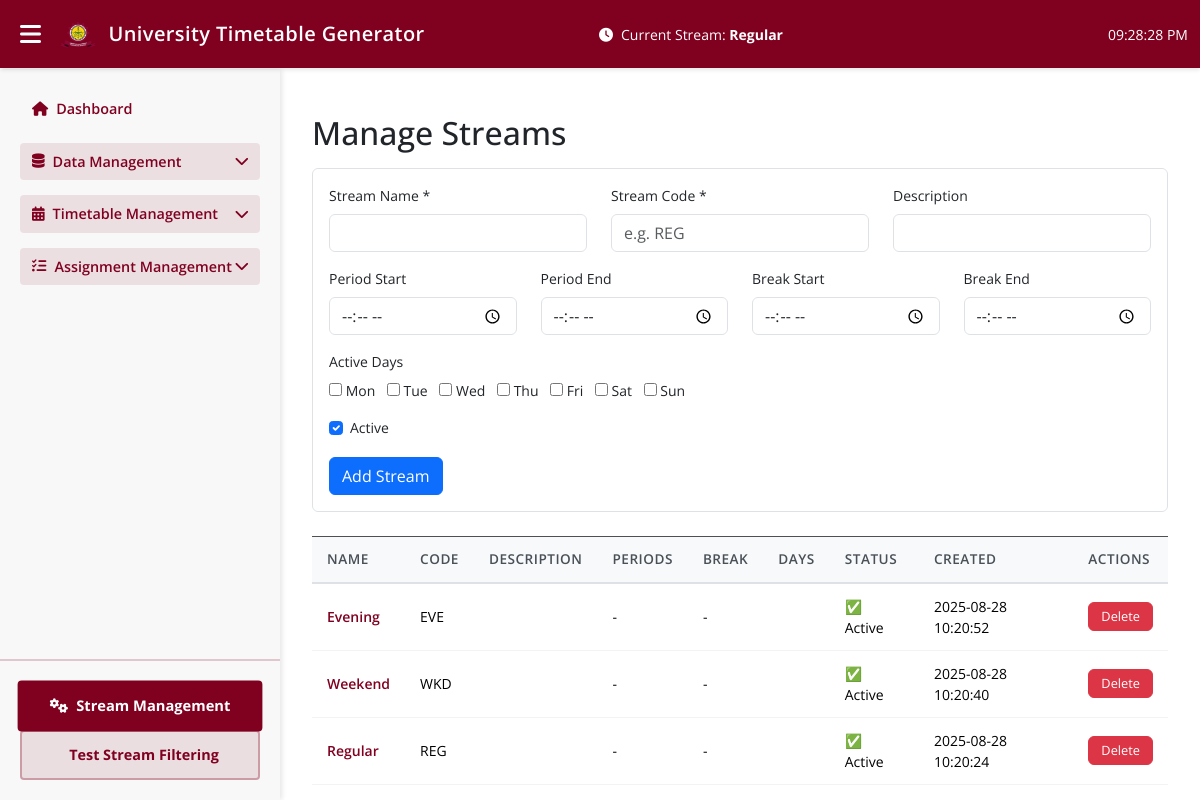
The app's page /streams.php with its own data.
### tables this page shows
CREATE TABLE `streams` (
  `id` int NOT NULL AUTO_INCREMENT,
  `name` varchar(50) NOT NULL,
  `code` varchar(20) NOT NULL,
  `description` text,
  `is_active` tinyint(1) DEFAULT '1',
  `created_at` timestamp NULL DEFAULT CURRENT_TIMESTAMP,
  `updated_at` timestamp NULL DEFAULT CURRENT_TIMESTAMP ON UPDATE CURRENT_TIMESTAMP,
  PRIMARY KEY (`id`),
  UNIQUE KEY `name` (`name`),
  UNIQUE KEY `code` (`code`)
);

### streams.php (the view, shortened to what this page needs)
<?php
include 'includes/header.php';
include 'includes/sidebar.php';
$result = $conn->query("SELECT * FROM streams ORDER BY created_at DESC");
?>
<div class="main-content" id="mainContent">
<div class="container mt-4">
    <h2 class="mb-3">Manage Streams</h2>
    <form method="POST" class="border p-3 rounded mb-4">
        <div class="row">
            <div class="col-md-4 mb-3">
                <label class="form-label">Stream Name *</label>
                <input type="text" name="name" class="form-control" required>
            </div>
            <div class="col-md-4 mb-3">
                <label class="form-label">Stream Code *</label>
                <input type="text" name="code" class="form-control" placeholder="e.g. REG" required>
            </div>
            <div class="col-md-4 mb-3">
                <label class="form-label">Description</label>
                <input type="text" name="description" class="form-control">
            </div>
        </div>
        <div class="row">
            <div class="col-md-3 mb-3">
                <label class="form-label">Period Start</label>
                <input type="time" name="period_start" class="form-control">
            </div>
            <div class="col-md-3 mb-3">
                <label class="form-label">Period End</label>
                <input type="time" name="period_end" class="form-control">
            </div>
            <div class="col-md-3 mb-3">
                <label class="form-label">Break Start</label>
                <input type="time" name="break_start" class="form-control">
            </div>
            <div class="col-md-3 mb-3">
                <label class="form-label">Break End</label>
                <input type="time" name="break_end" class="form-control">
            </div>
        </div>
        <div class="mb-3">
            <label class="form-label">Active Days</label><br>
            <?php foreach (['Mon','Tue','Wed','Thu','Fri','Sat','Sun'] as $day): ?>
                <label class="me-2"><input type="checkbox" name="active_days[]" value="<?= $day; ?>"> <?= $day; ?></label>
            <?php endforeach; ?>
        </div>
        <div class="mb-3 form-check">
            <input type="checkbox" name="is_active" class="form-check-input" id="is_active" checked>
            <label class="form-check-label" for="is_active">Active</label>
        </div>
        <button type="submit" class="btn btn-primary">Add Stream</button>
    </form>
    <table class="table table-bordered">
        <thead class="table-dark">
            <tr>
                <th>Name</th>
                <th>Code</th>
                <th>Description</th>
                <th>Periods</th>
                <th>Break</th>
                <th>Days</th>
                <th>Status</th>
                <th>Created</th>
                <th>Actions</th>
            </tr>
        </thead>
        <tbody>
        <?php while ($row = $result->fetch_assoc()): ?>
            <tr>
                <td><?= htmlspecialchars($row['name']); ?></td>
                <td><?= htmlspecialchars($row['code']); ?></td>
                <td><?= htmlspecialchars($row['description']); ?></td>
                <td><?= $row['period_start'] . " - " . $row['period_end']; ?></td>
                <td><?= $row['break_start'] . " - " . $row['break_end']; ?></td>
                <td><?php
                ?></td>
                <td><?= $row['is_active'] ? '✅ Active' : '❌ Inactive'; ?></td>
                <td><?= $row['created_at']; ?></td>
                <td>
                    <form method="POST" style="display:inline-block;">
                        <button type="submit" class="btn btn-danger btn-sm">Delete</button>
                    </form>
                </td>
            </tr>
        <?php endwhile; ?>
        </tbody>
    </table>
    </div>
</div>

### includes/header.php (shortened to what this page needs)
<?php
$active_stream = $active_stream ?? $_SESSION['active_stream'] ?? $_SESSION['stream_id'] ?? 1;
if (!isset($streams) || !is_array($streams) || empty($streams)) {
    $streams = [];
    if (isset($conn) && $conn) {
        $result = $conn->query("SELECT id, name FROM streams WHERE is_active = 1 ORDER BY id ASC");
        if ($result) {
            while ($row = $result->fetch_assoc()) {
                $streams[] = $row;
            }
        }
    }
}
if (!isset($current_stream_name) || $current_stream_name === '') {
    $current_stream_name = '';
    foreach ($streams as $s) {
        if ($s['id'] == $active_stream) {
            $current_stream_name = $s['name'];
            break;
        }
    }
}
?>
<!DOCTYPE html>
<html lang="en">
<head>
  <link href="https://cdnjs.cloudflare.com/ajax/libs/bootstrap/5.3.2/css/bootstrap.min.css" rel="stylesheet" />
  <link href="https://cdnjs.cloudflare.com/ajax/libs/font-awesome/6.0.0/css/all.min.css" rel="stylesheet" />
</head>
<body>
  <nav class="navbar navbar-dark">
    <div class="container-fluid">
      <button id="sidebarToggle"><i class="fas fa-bars"></i></button>
      <a class="navbar-brand text-white" href="#">
        <img src="images/aamustedLog.png" alt="AAMUSTED Logo">University Timetable Generator
      </a>
      <div class="mx-auto text-white" id="currentStream">
        <i class="fas fa-clock me-2"></i>Current Stream:
        <span class="me-2"><strong><?= htmlspecialchars($current_stream_name) ?></strong></span>
      </div>
      <div class="ms-auto text-white" id="currentTime"></div>
    </div>
  </nav>

### includes/header.php (style rules this page uses)
:root { --primary-color: #800020; --hover-color: #600010; --accent-color: #FFD700; --bg-color: #ffffff; --sidebar-bg: #f8f8f8; --footer-bg: #800020; }
body { font-family: 'Open Sans', sans-serif; background-color: var(--bg-color); margin: 0; padding-top: 70px; overflow: auto; font-size: 14px; }
.navbar { background-color: var(--primary-color); position: fixed; top: 0; width: 100%; z-index: 1050; box-shadow: 0 2px 4px rgba(0,0,0,0.1); }
.navbar-brand { font-weight: 600; font-size: 1.25rem; display: flex; align-items: center; letter-spacing: 0.4px; }
.navbar-brand img { height: 32px; margin-right: 10px; }
#sidebarToggle { border: none; background: transparent; color: #fff; font-size: 1.5rem; margin-right: 10px; cursor: pointer; padding: 8px; border-radius: 4px; transition: all 0.2s ease; }
.main-content { transition: margin-left 0.3s ease; margin-left: 280px; padding: 20px; height: calc(100vh - 70px); overflow: auto; }
.table { margin-bottom: 0; border: none; }
.table thead th { background: #f8f9fa; border: none; padding: 12px 15px; font-weight: 600; color: #495057; text-transform: uppercase; font-size: 0.85rem; letter-spacing: 0.5px; border-bottom: 2px solid #dee2e6; }
.table tbody tr { border-bottom: 1px solid #f1f3f4; transition: all 0.2s ease; }
.table tbody td { padding: 12px 15px; vertical-align: middle; border: none; }
.table tbody td:first-child { font-weight: 600; color: var(--primary-color); }
.btn-sm { padding: 4px 12px; font-size: 0.8rem; border-radius: 6px; }
:root { --theme-red: #800020; --theme-gold: #B8860B; --theme-green: #2E7D32; }

### records on screen
streams: name "Regular", code "REG", is_active "✅ Active", created_at "2025-08-28 10:20:24"
streams: name "Evening", code "EVE", is_active "✅ Active", created_at "2025-08-28 10:20:52"
streams: name "Weekend", code "WKD", is_active "✅ Active", created_at "2025-08-28 10:20:40"

### other values on screen
$day "Mon"
$day "Tue"
$day "Wed"
$day "Thu"
$day "Fri"
$day "Sat"
$day "Sun"
